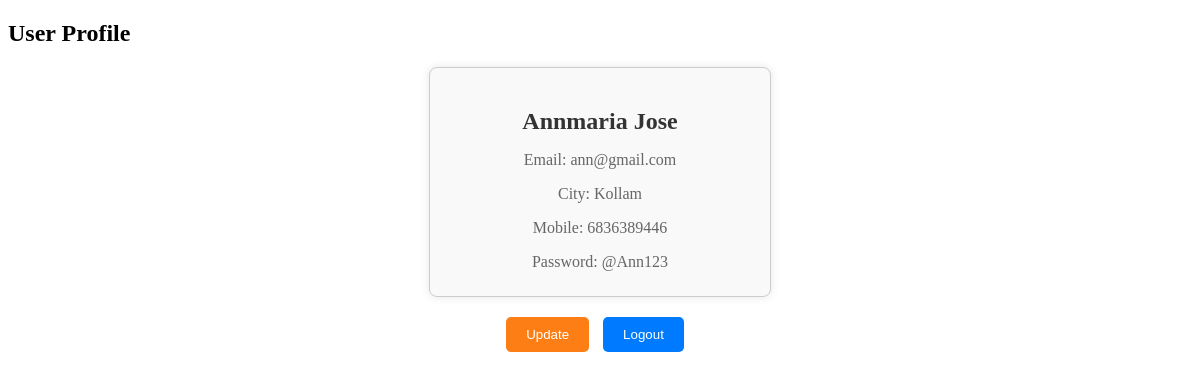
Page /welcome.php?user_id=12 on the committed database.
### tables this page shows
CREATE TABLE `users` (
  `id` int(11) NOT NULL,
  `name` varchar(50) NOT NULL,
  `email` varchar(50) NOT NULL,
  `city` varchar(50) NOT NULL,
  `mobile` bigint(10) NOT NULL,
  `password` varchar(20) NOT NULL
);

### welcome.php (the view, shortened to what this page needs)
<?php
include('connection.php');
if (isset($_GET['user_id'])) {
    $user_id = intval($_GET['user_id']);
    $sql = "SELECT * FROM users WHERE id = $user_id";
    $result = mysqli_query($conn, $sql);
    if ($result && mysqli_num_rows($result) > 0) {
        $user = mysqli_fetch_assoc($result);
?>
<!DOCTYPE html>
<html lang="en">
<head>
</head>
<body>
    <h2>User Profile</h2>
    <div class="profile-card">
        <div class="profile-details">
            <h2><?php echo $user['name']; ?></h2>
            <p>Email: <?php echo $user['email']; ?></p>
            <p>City: <?php echo $user['city']; ?></p>
            <p>Mobile: <?php echo $user['mobile']; ?></p>
            <p>Password: <?php echo $user['password']; ?></p>
        </div>
    </div>
    <div class="button-container"><center>
        <a href="update.php?user_id=<?php echo $user_id; ?>"><button class="update">Update</button></a>
        <a href="index.php"><button class="logout">Logout</button></a>
        </center>
    </div>
</body>
</html>
<?php
    } else {
        echo "User not found.";
    }
} else {
    echo "User ID not provided.";
}
?>

### welcome.php (style rules this page uses)
.profile-card { width: 300px; background: #f9f9f9; border: 1px solid #ccc; border-radius: 8px; padding: 20px; box-shadow: 0 0 10px rgba(0, 0, 0, 0.1); text-align: center; margin: 20px auto; }
.profile-details h2 { margin-bottom: 5px; color: #333; }
.profile-details p { margin-bottom: 5px; color: #666; }
.button-container { margin-top: 20px; }
.button-container a { text-decoration: none; }
.button-container button { padding: 10px 20px; border: none; border-radius: 5px; cursor: pointer; margin-right: 10px; }
.button-container button.logout { background-color: #007bff; color: #fff; }
.button-container button.update { background-color: #fd7e14; color: #fff; }

### rows in the picture
users: name "Annmaria Jose", email "ann@gmail.com", city "Kollam", mobile "6836389446", password "@Ann123"
